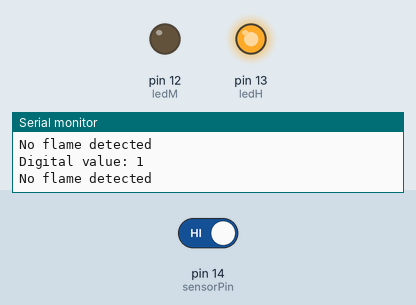
Recording of a sketch running on a simulated Arduino Uno, built with avr-gcc and run on an emulated ATmega328P. On the bench: output pins drawn as LEDs (lit = HIGH), the last lines printed to the serial monitor. Dashed ring = blinking. Inputs (shaded band) come from the test bench; at power-on: pin 14 (sensorPin) HIGH.

Above: at 2.8 s.
2.9 s: pin 14 (sensorPin) driven LOW
At 4.1 s:
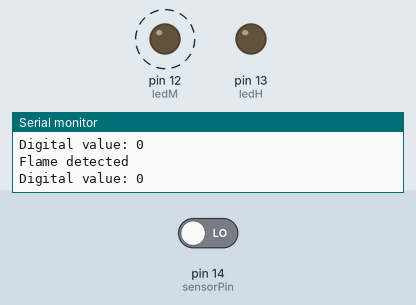
7.0 s: pin 14 (sensorPin) driven HIGH
At 8.1 s:
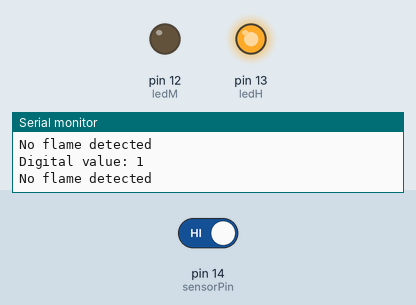
Timing chart, 0 to 10.0 s (numbered marks = the images above; inputs shaded):
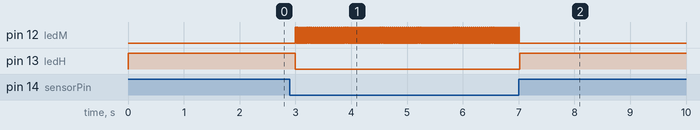

The sketch:

api.ino
```cpp
#define sensorPin 14     //Deklarasi sensor terhubung pada pin D5
#define ledM  12         //Deklarasi LED merah terhubung pada pin D6
#define ledH 13          //Deklarasi LED hijau terhubung pada pin D7

int bacasensor = 0;      // nilai awal sensor 0

void setup() {
  pinMode(ledM, OUTPUT);     //Deklarasi variabel ledM sebagai Output
  pinMode(ledH, OUTPUT);     //Deklarasi variable ledH sebagai Output
  pinMode(sensorPin, INPUT); //Deklarasi variabel sensor sebagai input
  Serial.begin(9600);
}

void loop() {
  bacasensor = digitalRead(sensorPin); // Instruksi untuk membaca nilai digital sensor
  if (bacasensor == LOW) {             // Instruksi untuk mengaktifkan LED Merah jika api terdeteksi
    Serial.print("Digital value: ");   // Tampilkan nilai digital sensor pada serial monitor
    Serial.println(bacasensor);
    Serial.println("Flame detected");  // Menampilkan karakter pada serial monitor
    digitalWrite(ledH,LOW);
    digitalWrite(ledM, HIGH);
    delay(10);
    digitalWrite(ledM,LOW);
    delay(10);

  } else {
    Serial.print("Digital value: ");     //Instruksi untuk mengaktifkan LED Hijau jika tidak ada api
    Serial.println(bacasensor);
    digitalWrite(ledH, HIGH);
    digitalWrite(ledM, LOW);
    Serial.println("No flame detected"); // Menampilkan karakter pada serial monitor
    delay(1000);
  }
}
```

Measured:
- after the input at 2.9 s, pin 12 (ledM): alternates HIGH for 0.01 s and LOW for 0.03 s, starting after 0.10 s; pin 13 (ledH): HIGH → LOW after 0.10 s
- after the input at 7.0 s, pin 12 (ledM): goes on until 7.0 s, then stays LOW; pin 13 (ledH): LOW → HIGH at once
